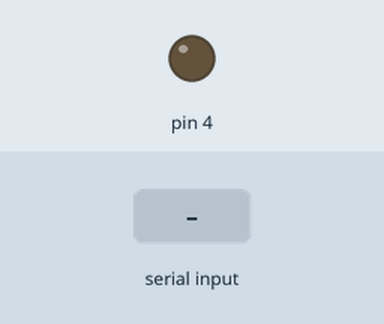
This sketch was run on a simulated Arduino Uno, built with avr-gcc and run on an emulated ATmega328P. Parts: output pins drawn as LEDs (lit = HIGH). The test bench sets the inputs (shaded band).

Above: at 1.2 s.
1.3 s: "on\n" received over Serial
At 2.5 s:
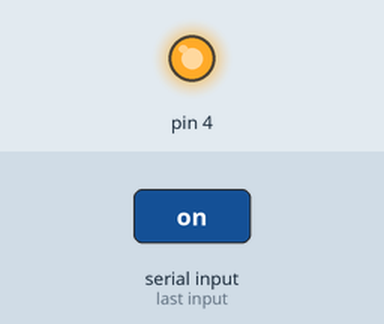
7.6 s: "off\n" received over Serial
At 8.5 s:
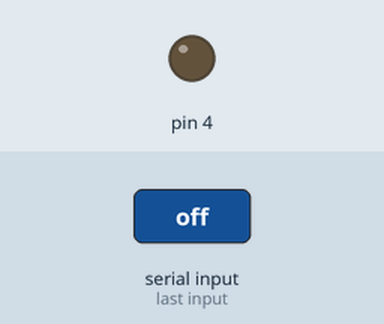
Timing chart, 0 to 10.6 s (numbered marks = the images above; inputs shaded):
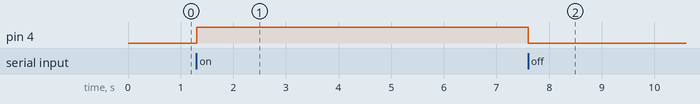

The sketch:

bar_code.ino
```cpp
#include <SoftwareSerial.h>
SoftwareSerial mySerial(2, 3);

String str = "";
String msg = "";
int hour = 0, minute = 0, second = 0;
int day = 0;

void setup()
{
  Serial.begin(9600);
  pinMode(4, OUTPUT);
  mySerial.begin(9600);
}

void loop()
{

  if (mySerial.available())
  {
    str = mySerial.readString();
    Serial.println(str);
  }
  if (Serial.available())
  {
    msg = Serial.readStringUntil('\n');

    if (msg.indexOf("on") > -1)
    {
      digitalWrite(4, HIGH);
    }
    if (msg.indexOf("off") > -1)
    {
      digitalWrite(4, LOW);
    }
  }
}
```

Measured:
- after the input at 1.3 s, pin 4: LOW → HIGH at once
- after the input at 7.6 s, pin 4: HIGH → LOW at once
